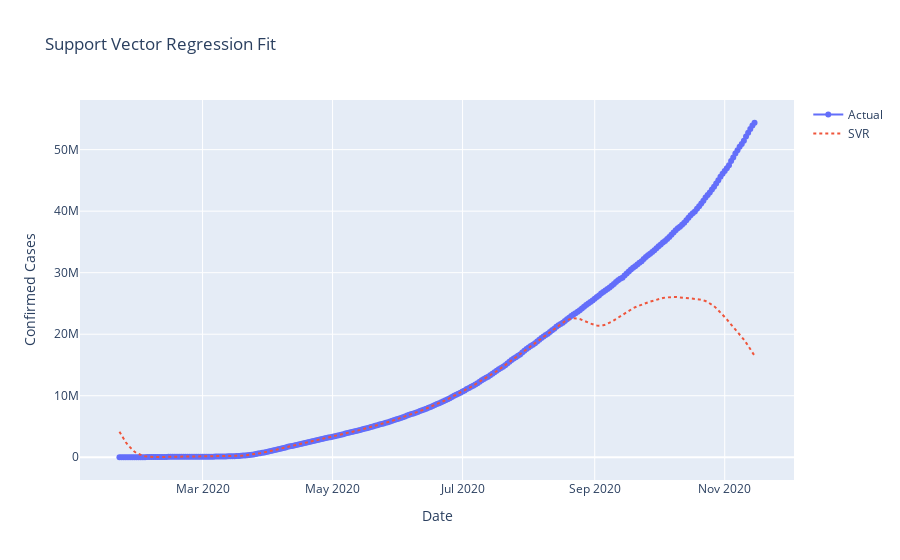

The cell this chart's notebook holds for it:
### Code cell
# Plot SVR predictions on full data
full_prediction_svm = svm.predict(input)
fig = go.Figure()
fig.add_trace(go.Scatter(x=datewise.index, y=datewise["Confirmed"], mode='lines+markers', name='Actual'))
fig.add_trace(go.Scatter(x=datewise.index, y=full_prediction_svm, mode='lines', name='SVR', line=dict(dash='dot')))
fig.update_layout(title="Support Vector Regression Fit", xaxis_title="Date", yaxis_title="Confirmed Cases")
fig.show()

### Figure 1 — Plotly figure (JSON) as saved in the notebook; plotly's stock layout.template omitted (floating-point values rounded to 4 significant figures; data arrays with more than 128 entries replaced by an {"elided": "..."} marker saying what was removed)
{"data": [{"mode": "lines+markers", "name": "Actual", "type": "scatter", "x": {"elided": "299 str values"}, "y": {"elided": "299 float values"}}, {"line": {"dash": "dot"}, "mode": "lines", "name": "SVR", "type": "scatter", "x": {"elided": "299 str values"}, "y": {"elided": "299 float values"}}], "layout": {"title": {"text": "Support Vector Regression Fit"}, "xaxis": {"title": {"text": "Date"}}, "yaxis": {"title": {"text": "Confirmed Cases"}}}}
